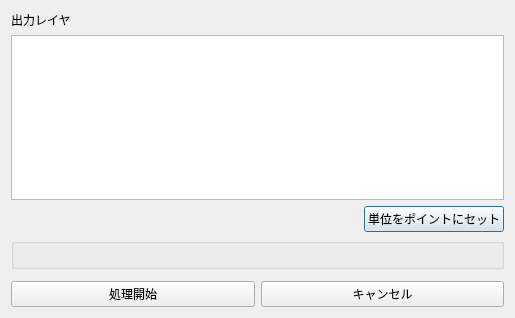
<?xml version="1.0" encoding="UTF-8"?>
<ui version="4.0">
 <class>Dialog</class>
 <widget class="QDialog" name="Dialog">
  <property name="geometry">
   <rect>
    <x>0</x>
    <y>0</y>
    <width>515</width>
    <height>318</height>
   </rect>
  </property>
  <property name="windowTitle">
   <string>Dialog</string>
  </property>
  <layout class="QVBoxLayout" name="verticalLayout">
   <item>
    <widget class="QLabel" name="label">
     <property name="text">
      <string>出力レイヤ</string>
     </property>
    </widget>
   </item>
   <item>
    <widget class="QListWidget" name="layerListWidget"/>
   </item>
   <item>
    <layout class="QHBoxLayout" name="horizontalLayout_2">
     <item>
      <spacer name="horizontalSpacer">
       <property name="orientation">
        <enum>Qt::Horizontal</enum>
       </property>
       <property name="sizeHint" stdset="0">
        <size>
         <width>40</width>
         <height>20</height>
        </size>
       </property>
      </spacer>
     </item>
     <item>
      <widget class="QPushButton" name="setUnitToPtButton">
       <property name="text">
        <string>単位をポイントにセット</string>
       </property>
      </widget>
     </item>
    </layout>
   </item>
   <item>
    <widget class="QgsExtentGroupBox" name="mExtentGroupBox"/>
   </item>
   <item>
    <widget class="QgsFileWidget" name="outputFileWidget">
     <property name="storageMode">
      <enum>QgsFileWidget::GetDirectory</enum>
     </property>
    </widget>
   </item>
   <item>
    <layout class="QHBoxLayout" name="horizontalLayout">
     <item>
      <widget class="QPushButton" name="pushButton_run">
       <property name="text">
        <string>処理開始</string>
       </property>
      </widget>
     </item>
     <item>
      <widget class="QPushButton" name="pushButton_cancel">
       <property name="text">
        <string>キャンセル</string>
       </property>
      </widget>
     </item>
    </layout>
   </item>
  </layout>
 </widget>
 <customwidgets>
  <customwidget>
   <class>QgsCollapsibleGroupBox</class>
   <extends>QGroupBox</extends>
   <header>qgscollapsiblegroupbox.h</header>
   <container>1</container>
  </customwidget>
  <customwidget>
   <class>QgsExtentGroupBox</class>
   <extends>QgsCollapsibleGroupBox</extends>
   <header>qgsextentgroupbox.h</header>
   <container>1</container>
  </customwidget>
  <customwidget>
   <class>QgsFileWidget</class>
   <extends>QWidget</extends>
   <header>qgsfilewidget.h</header>
  </customwidget>
 </customwidgets>
 <resources/>
 <connections/>
</ui>
